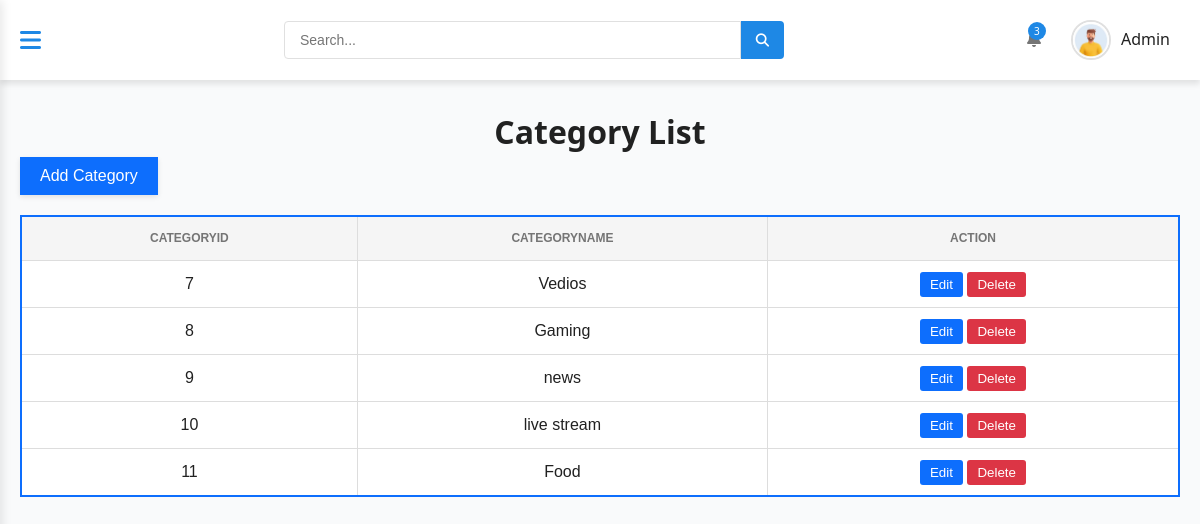
Screenshot of /BlogWebsite/dashbaord/category.php (signed in) with the database file from the repository.
### tables this page shows
CREATE TABLE `users` (
  `id` int(11) NOT NULL,
  `name` varchar(191) DEFAULT NULL,
  `email` varchar(21) DEFAULT NULL,
  `password` varchar(16) DEFAULT NULL,
  `image` varchar(100) DEFAULT NULL,
  `role` varchar(10) DEFAULT NULL,
  `status` varchar(20) NOT NULL
);

CREATE TABLE `category` (
  `catid` int(11) NOT NULL,
  `catname` varchar(100) DEFAULT NULL
);

### BlogWebsite/dashbaord/category.php (the view, shortened to what this page needs)
<?php
require_once '../include/header.php';
?>
<br>
<h1 style='text-align: center;'>Category List</h1>
<a href="categorycreate.php"><button style="
    background-color: #0d6efd;
    color: white;
    border: none;
    padding: 10px 20px;
    margin-left: 20px;
    margin-bottom: 20px;
    font-size: 16px;
    font-weight: 500;
    cursor: pointer;
    transition: background-color 0.3s, transform 0.2s;
    box-shadow: 0 2px 5px rgba(0, 0, 0, 0.1);
">
        Add Category
    </button></a>
<div class="container">
    <div style="overflow-x: auto;">
        <table style="width: 100%; border-collapse: collapse; border: 2px solid #0d6efd; font-family: Arial, sans-serif;">
            <thead>
                <tr style="background-color: #0d6efd; color: white;">
                    <th style="padding: 12px; border: 1px solid #ddd; text-align: center;">CategoryId</th>
                    <th style="padding: 12px; border: 1px solid #ddd; text-align: center;">CategoryName</th>
                    <th style="padding: 12px; border: 1px solid #ddd; text-align: center;">Action</th>
                </tr>
            </thead>
            <tbody>
                <?php
                include('../database.php');
                $sql = mysqli_query($con, "SELECT * FROM category");
                if(mysqli_num_rows($sql) > 0) {
                    while($q = mysqli_fetch_assoc($sql)) {
                ?>
                <tr style="background-color: white; transition: background 0.3s;">
                    <td style="padding: 10px; border: 1px solid #ddd; text-align: center;"><?php echo $q['catid']; ?></td>
                    <td style="padding: 10px; border: 1px solid #ddd; text-align: center;"><?php echo $q['catname']; ?></td>
                    <td style="padding: 10px; border: 1px solid #ddd; text-align: center;">
                       <a href="editcategory.php?id=<?php echo $q['catid'];?>"> <button style="background-color: #0d6efd; color: white; border: none; padding: 5px 10px; border-radius: 3px; cursor: pointer;">Edit</button></a>
                       <a href="deletecategory.php?id=<?php echo $q['catid']; ?>"><button style="background-color: #dc3545; color: white; border: none; padding: 5px 10px; border-radius: 3px; cursor: pointer;">Delete</button></a>
                    </td>
                </tr>
                <?php
                    }
                } else {
                    echo "<tr><td colspan='3' style='text-align: center; padding: 20px;'>No categories found</td></tr>";
                }
                ?>
            </tbody>
        </table>
    </div>
</div>
<?php require_once '../include/footer.php'; ?>

### BlogWebsite/include/header.php (shortened to what this page needs)
<?php
include('../database.php');
?>
<!DOCTYPE html>
<html lang="en">
<head>
    <link rel="stylesheet" href="https://cdnjs.cloudflare.com/ajax/libs/font-awesome/6.4.0/css/all.min.css">
    <link rel="stylesheet" href="../dashboard/adminAssets/style.css">
</head>
<body>
    <div class="dashboard">
        <div class="main-content">
            <nav class="top-nav">
                <div class="container">
                    <div class="nav-content">
                        <div class="mobile-menu-btn">
                            <i class="fas fa-bars"></i>
                        </div>
                        <div class="search-bar">
                            <input type="text" placeholder="Search...">
                            <button><i class="fas fa-search"></i></button>
                        </div>
                        <div class="user-menu">
                            <div class="notification-icon">
                                <span class="notification-badge">3</span>
                            </div>
                            <div class="user-profile">
                                <?php
                                $user_id = $_SESSION['id'];
                                $sql = "SELECT * FROM `users` WHERE id = '$user_id'";
                                $result = mysqli_query($con, $sql);
                                if (mysqli_num_rows($result)) {
                                    $row = mysqli_fetch_assoc($result);
                                    $image_path = !empty($row['image']) ? "../uploads-profileimage/" . $row['image'] : "../uploads-profileimage/default.jpg";
                                ?>
                                    <img src="<?php echo $image_path; ?>" alt="User" class="user-avatar">
                                    <span class="user-name"><?php echo $_SESSION['role']; ?></span>
                                <?php } ?>
                            </div>
                        </div>
                    </div>
                </div>
            </nav>

### BlogWebsite/adminAssets/style.css (style rules this page uses)
:root { --primary-color: #1e88e5; --primary-dark: #1565c0; --primary-light: #42a5f5; --sidebar-blue: #1976D2; --sidebar-dark: #0D47A1; --white: #ffffff; --light-gray: #f5f5f5; --medium-gray: #e0e0e0; --dark-gray: #757575; --black: #212121; --shadow: 0 4px 6px rgba(0, 0, 0, 0.1); --transition: all 0.3s ease; }
* { margin: 0; padding: 0; box-sizing: border-box; }
body { font-family: 'Segoe UI', Tahoma, Geneva, Verdana, sans-serif; line-height: 1.6; color: var(--black); background-color: #f9fafb; overflow-x: hidden; }
.container { width: 100%; max-width: 1200px; margin: 0 auto; padding: 0 20px; }
.dashboard { display: flex; min-height: 100vh; }
.main-content { flex: 1; transition: var(--transition); width: 100%; min-height: 100vh; margin-left: 0; }
.top-nav { background: var(--white); padding: 15px 0; box-shadow: var(--shadow); position: sticky; top: 0; z-index: 90; }
.nav-content { display: flex; justify-content: space-between; align-items: center; }
.search-bar { flex: 1; max-width: 500px; display: flex; margin-right: 20px; }
.search-bar input { flex: 1; padding: 10px 15px; border: 1px solid var(--medium-gray); border-radius: 4px 0 0 4px; font-size: 14px; transition: var(--transition); }
.search-bar button { background: var(--primary-color); color: var(--white); border: none; padding: 0 15px; border-radius: 0 4px 4px 0; cursor: pointer; transition: var(--transition); }
.user-menu { display: flex; align-items: center; position: relative; }
.notification-icon { position: relative; margin-right: 20px; color: var(--dark-gray); cursor: pointer; transition: var(--transition); }
.notification-badge { position: absolute; top: -5px; right: -5px; background: var(--primary-color); color: var(--white); width: 18px; height: 18px; border-radius: 50%; display: flex; align-items: center; justify-content: center; font-size: 10px; }
.user-profile { display: flex; align-items: center; cursor: pointer; position: relative; padding: 5px 10px; border-radius: 30px; transition: var(--transition); }
.user-avatar { width: 40px; height: 40px; border-radius: 50%; margin-right: 10px; object-fit: cover; border: 2px solid var(--medium-gray); transition: var(--transition); }
.user-name { font-weight: 500; }
table { width: 100%; border-collapse: collapse; }
th, td { padding: 12px 15px; text-align: left; border-bottom: 1px solid var(--medium-gray); }
th { background: var(--light-gray); color: var(--dark-gray); font-weight: 600; text-transform: uppercase; font-size: 12px; }
tr { transition: var(--transition); }
.mobile-menu-btn { display: none; font-size: 24px; cursor: pointer; color: var(--primary-color); margin-right: 20px; transition: var(--transition); }
@media (max-width: 1200px) { .mobile-menu-btn { display: block; } }

### rows the page displays
users: image (picture)
category: catid "7", catname "Vedios"
category: catid "8", catname "Gaming"
category: catid "9", catname "news"
category: catid "10", catname "live stream"
category: catid "11", catname "Food"

### other values shown
$_SESSION['role'] "Admin"
